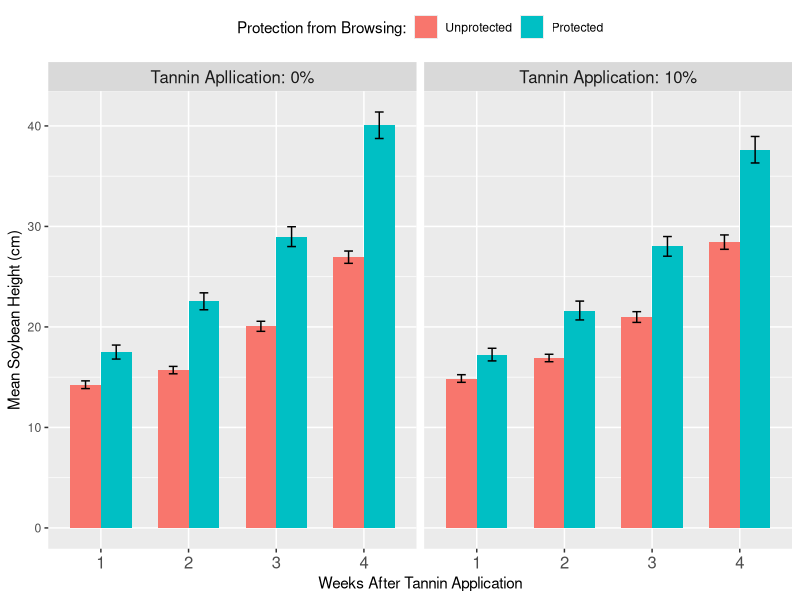

This figure's R source:
## ---- chunk 1
#| echo: true
#| include: false
library(tidyverse)
library(ggplot2)
library(glmmTMB)
## ---- chunk 2
# Read the data
data <- read.csv("Data.csv", header=TRUE)
## ---- chunk 3
# Convert categorical variables to factors
data$Field <- as.factor(data$Field)
data$Plot <- as.factor(data$Plot)
data$Treatment <- as.factor(data$Treatment)
data$Enclosure <- as.factor(data$Enclosure)
data$WAT <- as.factor(data$WAT)

# Remove rows with missing Height values and unused columns
data <- data |>
  filter(!is.na(Height)) |>
  select(-PercentDamage)

# Subset to remove WAT values at week zero
data <- data[data$WAT != "0", ]
## ---- chunk 4
# Calculate mean Height for each Treatment and WAT combination
summary_data <- data |>
  group_by(Enclosure,Treatment, WAT) |>
  summarise(mean_height = mean(Height, na.rm = TRUE))

# Displaying mean soybean height for treatments across Weeks after application
head(data)
## ---- chunk 5
# Calculate mean and SE for each group
enclosure_data <- data |>
  group_by(WAT, Enclosure, Treatment) |>
  summarise(
    mean_height = mean(Height),
    se = sd(Height) / sqrt(n()),  # Calculate SD from raw data (Height)
    .groups = "drop"
  )
## ---- chunk 6
# Create the plot with updated facet labels and error bars
ggplot(enclosure_data, aes(x = WAT, y = mean_height, fill = Enclosure)) +
  geom_bar(stat = "identity", position = position_dodge(preserve = "single"), width = 0.7) +
  geom_errorbar(
    aes(ymin = mean_height - se, ymax = mean_height + se),
    position = position_dodge(width = 0.7),
    width = 0.2
  ) +
  facet_wrap(~factor(Treatment, levels = c(0, 1), labels = c("Tannin Apllication: 0%", "Tannin Application: 10%"))) +  # Modify facet labels
  labs(
    x = "Weeks After Tannin Application",
    y = "Mean Soybean Height (cm)",
    fill = "Protection from Browsing:"
  ) +
  scale_fill_discrete(labels = c("Unprotected", "Protected")) +
  scale_color_discrete(labels = c("No Repellent", "Repellent Applied")) +
  theme(
    legend.position = "top",
    strip.text = element_text(size = 12),
    axis.text.x = element_text(size = 12)  # Adjust x-axis text size if necessary
  )

## ---- chunk 7
print(summary_data)
## ---- chunk 8
# Linear Regression for Height

lm_m_height_1 <- lm(formula = mean_height ~ Treatment, data = enclosure_data)

lm_m_height_2 <- lm(formula = mean_height ~ Treatment * WAT, data = enclosure_data)

lm_m_height_3 <- lm(formula = mean_height ~ Treatment * WAT + Enclosure, data = enclosure_data)

lm_m_height_4 <- lm(formula = mean_height ~ Treatment + WAT + Enclosure, data = enclosure_data)
## ---- chunk 9
#ANOVA for differences in models 
anova(lm_m_height_1, lm_m_height_2, lm_m_height_3, lm_m_height_4)

# AIC to pick the best model
AIC(lm_m_height_1, lm_m_height_2, lm_m_height_3, lm_m_height_4)
## ---- chunk 10
summary(lm_m_height_4)
## ---- chunk 11
# Main effect of Enclosure on mean height only
# Plants within enclosures were not treated with tannins
anova_mean_height <- aov(mean_height ~ Treatment * WAT + Enclosure, data = enclosure_data)
## ---- chunk 12
AIC(anova_mean_height)
## ---- chunk 13
summary(anova_mean_height)
